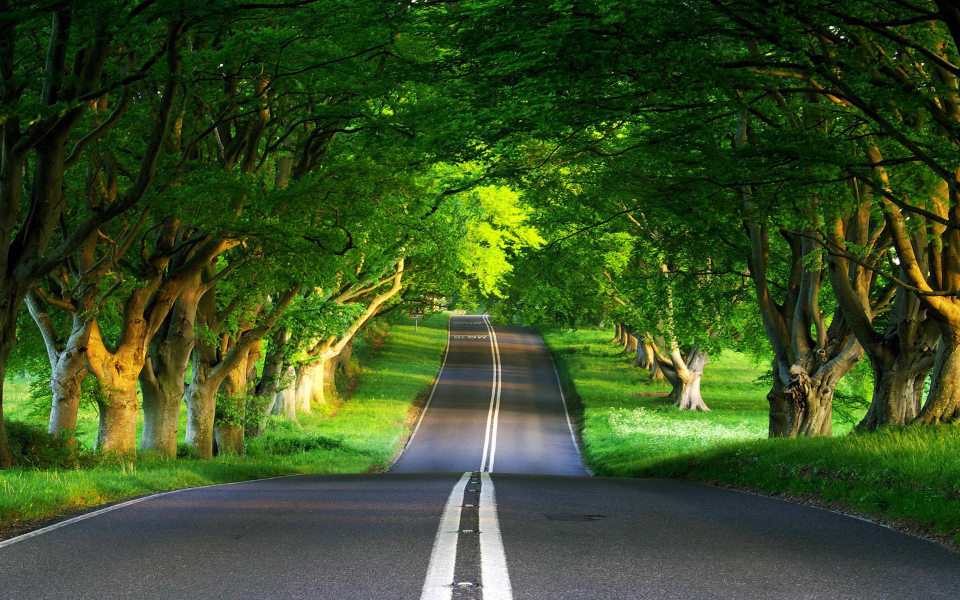
#> input picture img.jpg, 1920 x 1200 px (shown at 1/2 size)
$ python Q02.py
#> lines starting #> are read from the running program, lines starting #| are printed output that depends on the picture
import cv2
import numpy as np

def apply_mean_blur(img, kernel_size):

    # Apply average (mean) blur
    return cv2.blur(img, (kernel_size, kernel_size))

def add_label_to_image(image, label):

    # Add a label above the image
    label_height = 40
    header = np.full((label_height, image.shape[1], 3), 255, dtype=np.uint8)
    cv2.putText(header, label, (10, 28), cv2.FONT_HERSHEY_SIMPLEX, 0.8, (0, 0, 0), 2, cv2.LINE_AA)
    return np.vstack((header, image))

def resize_to_fit(img, target_height=300):

    # Resize image to target height keeping aspect ratio
    h, w = img.shape[:2]
    scale = target_height / h
    new_size = (int(w * scale), target_height)
    return cv2.resize(img, new_size, interpolation=cv2.INTER_AREA)

def main():

    try:

        path = input("Enter image path: ").strip()
#> the answer given: img.jpg

        original = cv2.imread(path)
#> original is the input picture: shape (1200, 1920, 3); mean B, G, R 35, 79.4, 57.3
        # Check if the image was loaded successfully
        if original is None:
            raise FileNotFoundError("Image not found or path incorrect.")

        gray = cv2.cvtColor(original, cv2.COLOR_BGR2GRAY)
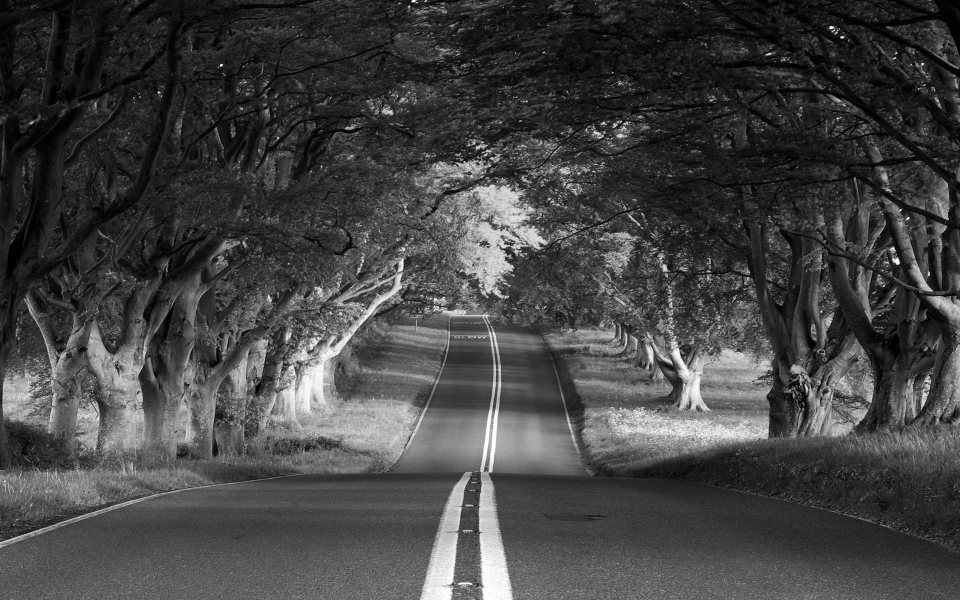
#> gray: shape (1200, 1920) (shown at 1/2 size); min 0, max 255, mean 67.7

        # Apply filters
        blur_3x3 = apply_mean_blur(gray, 3)
        blur_10x10 = apply_mean_blur(gray, 10)
        blur_20x20 = apply_mean_blur(gray, 20)

        # Convert all to BGR for consistent display
        gray_bgr = cv2.cvtColor(gray, cv2.COLOR_GRAY2BGR)
        blur3_bgr = cv2.cvtColor(blur_3x3, cv2.COLOR_GRAY2BGR)
        blur10_bgr = cv2.cvtColor(blur_10x10, cv2.COLOR_GRAY2BGR)
        blur20_bgr = cv2.cvtColor(blur_20x20, cv2.COLOR_GRAY2BGR)

        # Resize for consistent display
        height = 300  # Set target height
        gray_bgr = resize_to_fit(gray_bgr, height)
        blur3_bgr = resize_to_fit(blur3_bgr, height)
        blur10_bgr = resize_to_fit(blur10_bgr, height)
        blur20_bgr = resize_to_fit(blur20_bgr, height)

        # Add labels
        labeled_gray = add_label_to_image(gray_bgr, "Original Grayscale")
#> in add_label_to_image, `return np.vstack((header, image))`:
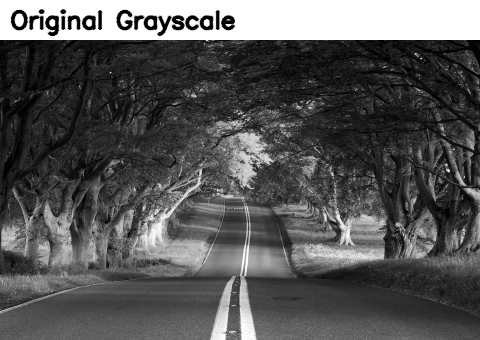
#> returned value: shape (340, 480, 3); min 0, max 255, mean 86.7
        labeled_3x3 = add_label_to_image(blur3_bgr, "3x3 Mean Filter")
        labeled_10x10 = add_label_to_image(blur10_bgr, "10x10 Mean Filter")
#> call 3 of add_label_to_image, with label = '10x10 Mean Filter'
#> in add_label_to_image (call 3), `return np.vstack((header, image))`:
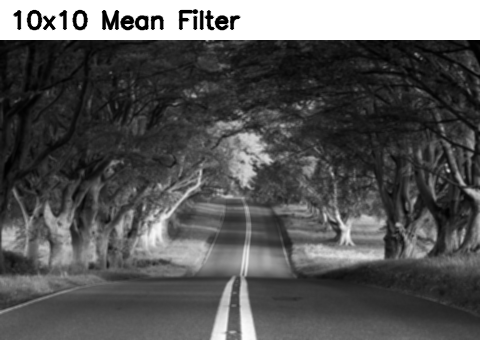
#> returned value: shape (340, 480, 3); min 0, max 255, mean 87
        labeled_20x20 = add_label_to_image(blur20_bgr, "20x20 Mean Filter")
#> call 4 of add_label_to_image, with label = '20x20 Mean Filter'
#> in add_label_to_image (call 4), `cv2.putText(header, label, (10, 28), cv2.FONT_HERSHEY_SIMPLEX, 0.8, (0..`:
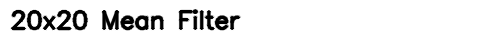
#> header: shape (40, 480, 3); min 0, max 255, mean 229.7

        # Arrange in 2x2 grid
        top_row = np.hstack((labeled_gray, labeled_3x3))
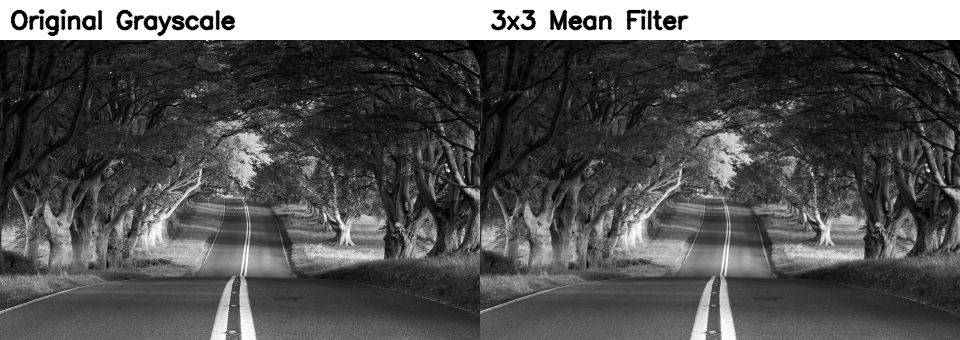
#> top_row: shape (340, 960, 3); min 0, max 255, mean 87
        bottom_row = np.hstack((labeled_10x10, labeled_20x20))
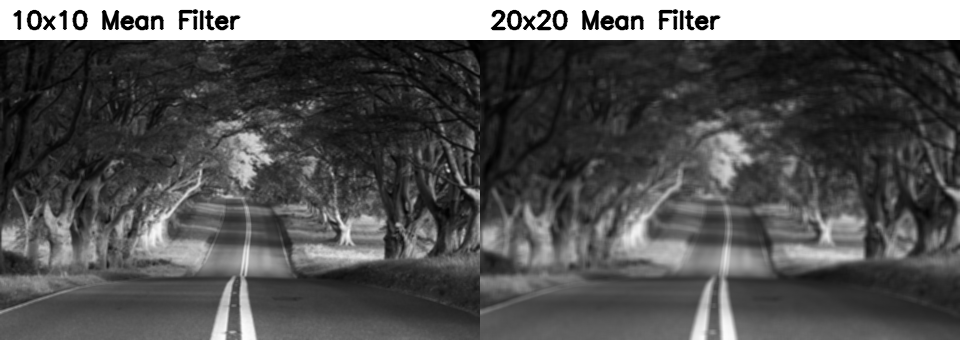
#> bottom_row: shape (340, 960, 3); min 0, max 255, mean 86.8
        grid = np.vstack((top_row, bottom_row))
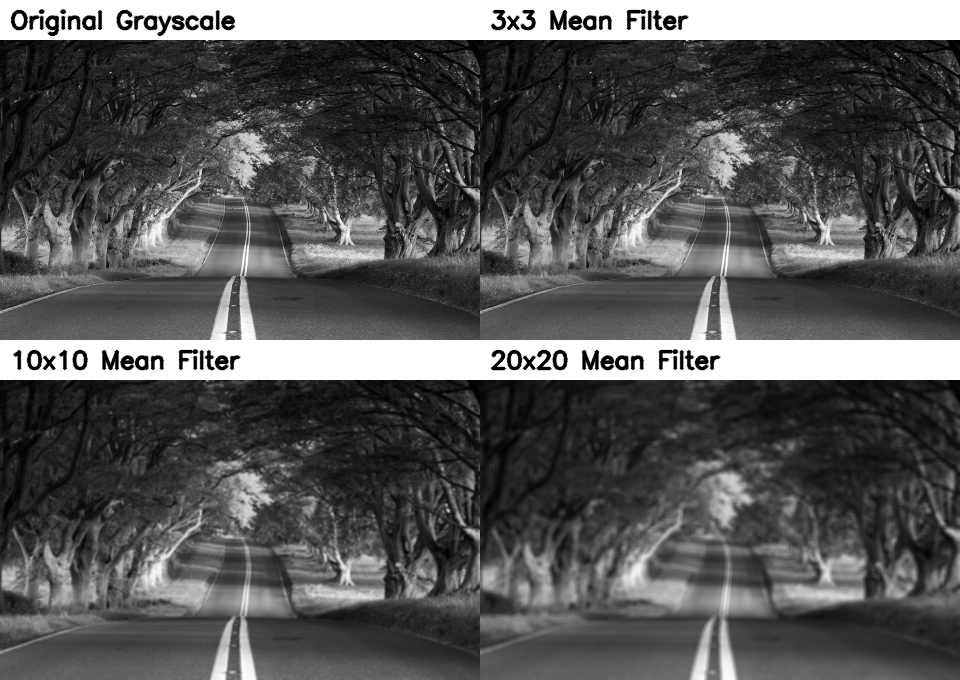
#> grid: shape (680, 960, 3); min 0, max 255, mean 86.9

        # Show result
        cv2.imshow("Mean Filtering - 2x2 Layout", grid)
        cv2.waitKey(0)
        cv2.destroyAllWindows()

    except Exception as e:
        print("Error:", e)

if __name__ == "__main__":
    main()
